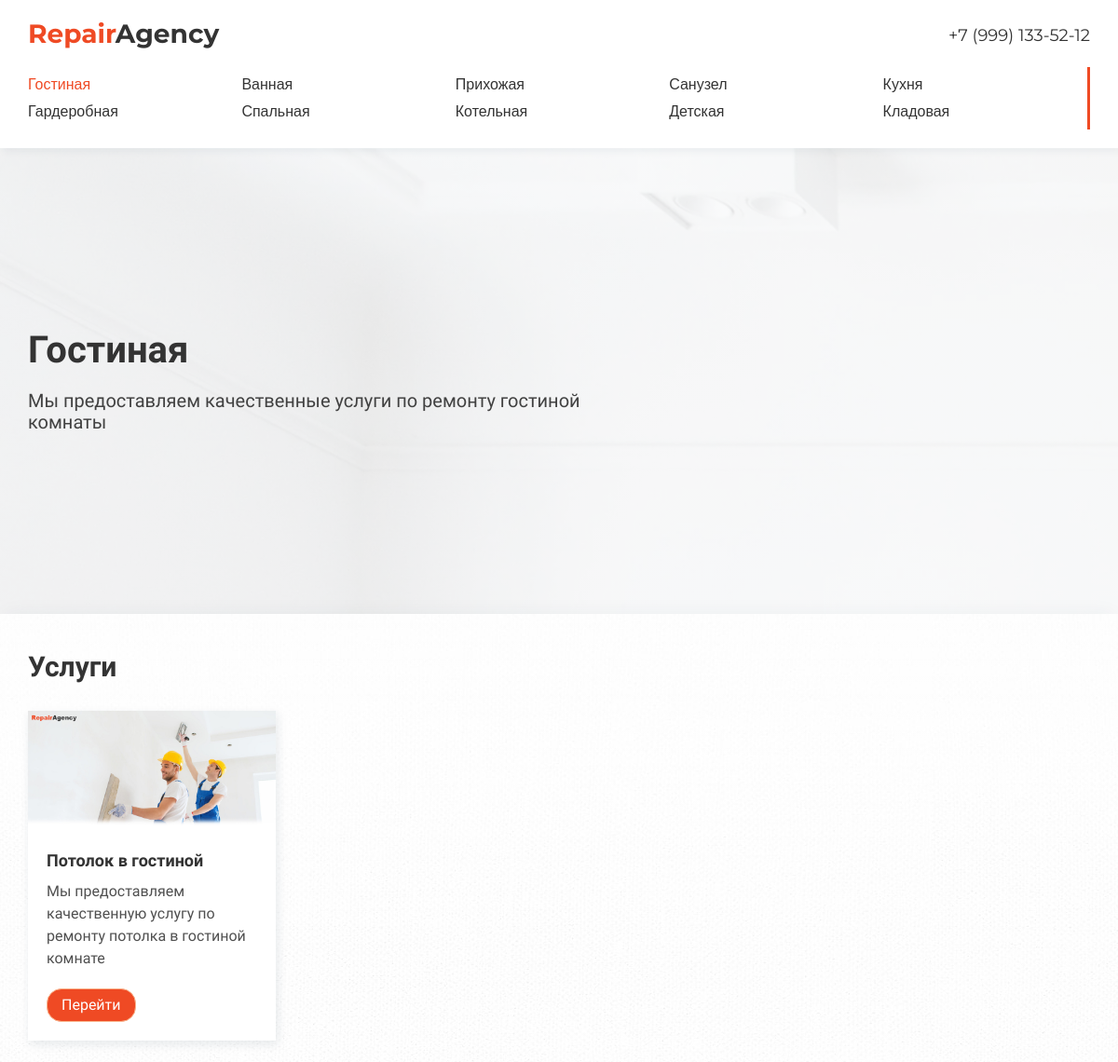
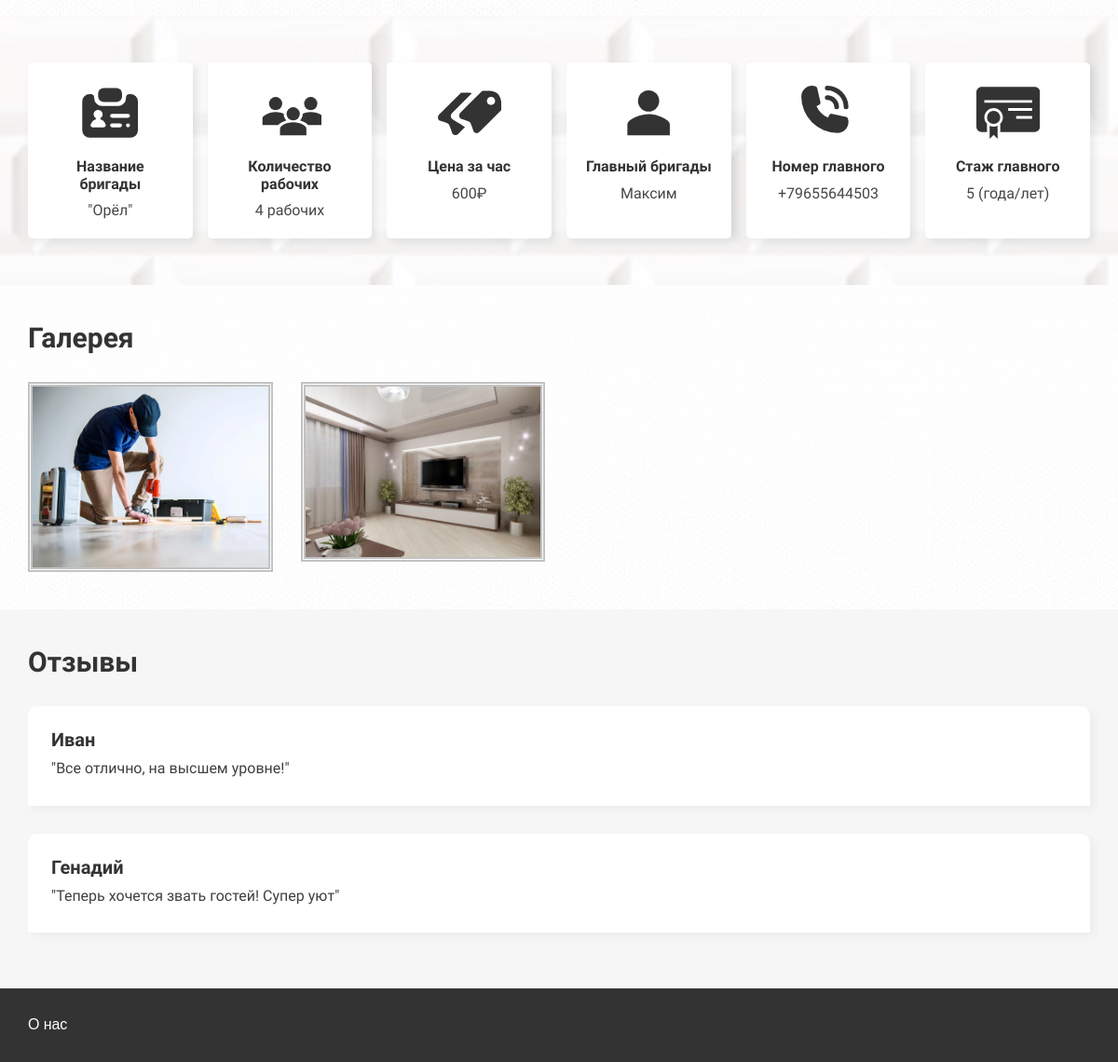
Page /gostinaya/ on the committed database (2 pictures, top to bottom).
### repair/models.py (models this page shows, shortened)
class Category(models.Model):
    name = models.CharField(max_length=100, db_index=True, verbose_name="Название")
    slug = models.SlugField(max_length=255, unique=True, db_index=True, verbose_name="URL")
    descr = models.TextField(blank=True, verbose_name="Описание")
    img = models.ImageField(upload_to="photos/caregories", verbose_name="Фото")
    brigade = models.ForeignKey('Brigade', on_delete=models.PROTECT, verbose_name="Бригада")
    def get_absolute_url(self):
        return reverse('category', kwargs={'cat_slug': self.slug})
    class Meta:
        verbose_name = 'Категория'
        verbose_name_plural = 'Категории'
        ordering = ['id']

class Service(models.Model):
    name = models.CharField(max_length=100, db_index=True, verbose_name="Название")
    slug = models.SlugField(max_length=255, unique=True, db_index=True, verbose_name="URL")
    descr = models.TextField(blank=True, verbose_name="Описание")
    img = models.ImageField(upload_to="photos/services/", verbose_name="Фото")
    hours = models.IntegerField(verbose_name="Часы Работы")
    price = models.IntegerField(verbose_name="Цена")
    category = models.ForeignKey('Category', on_delete=models.PROTECT, verbose_name="Категория")
    class Meta:
        verbose_name = 'Услуга'
        verbose_name_plural = 'Услуга'
        ordering = ['id']

class Brigade(models.Model):
    name = models.CharField(max_length=100, db_index=True, verbose_name="Название")
    worker_count = models.IntegerField(verbose_name="Количество рабочих")
    hour_price = models.IntegerField(verbose_name="Цена за час")
    chief = models.ForeignKey('Chief', on_delete=models.PROTECT, verbose_name="Главный")
    class Meta:
        verbose_name = 'Бригада'
        verbose_name_plural = 'Бригада'
        ordering = ['id']

class Chief(models.Model):
    name = models.CharField(max_length=100, db_index=True, verbose_name="Имя")
    number = models.CharField(max_length=100, verbose_name="Номер")
    experience = models.IntegerField(verbose_name="Стаж")
    class Meta:
        verbose_name = 'Главный'
        verbose_name_plural = 'Главный'
        ordering = ['id']

class Portfolio(models.Model):
    img = models.ImageField(upload_to="photos/portfolio/", verbose_name="Фото")
    category = models.ForeignKey('Category', on_delete=models.PROTECT, verbose_name="Категория")
    class Meta:
        verbose_name = 'Портфолио'
        verbose_name_plural = 'Портфолио'
        ordering = ['id']

class Feedback(models.Model):
    name = models.CharField(max_length=100, db_index=True, verbose_name="Имя")
    text = models.TextField(blank=True, verbose_name="Отзыв")
    category = models.ForeignKey('Category', on_delete=models.PROTECT, verbose_name="Категория")
    class Meta:
        verbose_name = 'Отзывы'
        verbose_name_plural = 'Отзывы'
        ordering = ['id']

### repair/views.py (the view)
# urls.py: path('<slug:cat_slug>/', show_category, name='category'),
def show_category(request, cat_slug):
    categories = Category.objects.all()
    category = categories.filter(slug = cat_slug).last()
    category_title = category.name
    category_descr = category.descr
    category_id = category.pk
    category_brigade = category.brigade_id
    services = Service.objects.filter(id = category_brigade)
    brigade = Brigade.objects.all().filter(id = category_id).last()
    brigade_title = brigade.name
    brigade_count = brigade.worker_count
    brigade_price = brigade.hour_price
    brigade_chief = brigade.chief_id
    chief = Chief.objects.all().filter(id = brigade_chief).last()
    chief_name = chief.name
    chief_number = chief.number
    chief_experience = chief.experience
    portfolioImgs = Portfolio.objects.all().filter(category = category_id)
    feedbacks = Feedback.objects.all().filter(category = category_id)
    return render(request, 'repair/category.html', {
        'categories': categories,
        'category': category,
        'category_title': category_title,
        'category_descr': category_descr,
        'services': services,
        'brigade_title': brigade_title,
        'brigade_count': brigade_count,
        'brigade_price': brigade_price,
        'chief_name': chief_name,
        'chief_number': chief_number,
        'chief_experience': chief_experience,
        'portfolioImgs': portfolioImgs,
        'feedbacks' : feedbacks,
    })

### repair/templates/repair/category.html (shortened to what this page needs)
{% extends 'repair/base.html' %}
{% block promo_content %}
    <div class="promo__content">
        <h1 class="title">{{ category_title }}</h1>
        <p class="subtitle">{{ category_descr }}</p>
    </div>
{% endblock %}
{% block categories_section %}
    <section class="categories">
        <div class="container categories__container">
            <h2 class="title--md">Услуги</h2>
            <ul class="categories__list">
                {% for serv in services %}
                <li class="card categories__list-item">
                        <img src="{{ serv.img.url }}" alt="услуга" class="card__img card__categories__item-img">
                        <div class="card__content-wrapper">
                            <p class="card__title categories__item-title">{{ serv.name }}</p>
                            <p class="card__descr categories__item-descr">{{ serv.descr }}</p>
                            <a class="btn card__btn" href="{{ category.get_absolute_url}}{{serv.slug}}">Перейти</a>
                        </div>
                </li>
                {% endfor %}
            </ul>
        </div>
    </section>
{% endblock %}
{% block brigade_section %}
    <section class="brigade">
        <div class="container">
            <div class="brigade__info">
                <div class="brigade__item">
                    <p class="brigade__title">
                        Название бригады
                    </p>
                    <p class="brigade__data">
                        "{{ brigade_title }}"
                    </p>
                </div>
                <div class="brigade__item">
                    <p class="brigade__title">
                        Количество рабочих
                    </p>
                    <p class="brigade__data">
                        {{ brigade_count }} рабочих
                    </p>
                </div>
                <div class="brigade__item">
                    <p class="brigade__title">
                        Цена за час
                    </p>
                    <p class="brigade__data">
                        {{ brigade_price }}₽
                    </p>
                </div>
                <div class="brigade__item">
                    <p class="brigade__title">
                        Главный бригады
                    </p>
                    <p class="brigade__data">
                        {{ chief_name }}
                    </p>
                </div>
                <div class="brigade__item">
                    <p class="brigade__title">
                        Номер главного
                    </p>
                    <a href="tel:+{{chief_number}}" class="brigade__data">
                        +{{ chief_number }}
                    </a>
                </div>
                <div class="brigade__item">
                    <p class="brigade__title">
                        Стаж главного
                    </p>
                    <p class="brigade__data">
                        {{ chief_experience }} (года/лет)
                    </p>
                </div>
            </div>
        </div>
    </section>
{% endblock %}
{% block gallery_section %}
    <section class="gallery">
        <div class="container">
            <h2 class="title--md">Галерея</h2>
            <div class="gallery__wrapper">
                {% for imgItem in portfolioImgs %}
                    <img class="gallery__img" src="{{ imgItem.img.url }}" alt="портфолио">
                {% endfor %}
            </div>
        </div>
    </section>
{% endblock %}
{% block feedbacks_section %}
    <section class="feedbacks">
        <div class="container">
            <h2 class="title--md">Отзывы</h2>
            <div class="feedbacks__wrapper">
                {% for feedback in feedbacks %}
                    <div class="feedbacks__item">
                        <span class="feedbacks__name">{{ feedback.name }}</span>
                        <p class="feedbacks__paragraph">"{{ feedback.text }}"</p>
                    </div>
                {% endfor %}
            </div>
        </div>
    </section>
{% endblock %}

### repair/templates/repair/base.html (shortened to what this page needs)
{% load static %}
<!DOCTYPE html>
<html lang="ru">
<head>
    <link rel="stylesheet" href="https://cdnjs.cloudflare.com/ajax/libs/normalize/8.0.1/normalize.min.css">
    <link type="text/css" href="{% static 'repair/css/main.css' %}" rel="stylesheet" />
</head>
<body>
    <header class="header">
        <div class="container header__container">
            <div class="header__top">
                <a href="{% url 'home' %}">
                    <div class="header__name">
                        <span>Repair</span>Agency
                    </div>
                </a>
                <a href="tel:+79991335212" class="header__number">
                    +7 (999) 133-52-12
                </a>
            </div>
            <div class="header__bottom">
                <nav class="header__nav">
                    <ul class="header__list">
                        {% for cat in categories %}
                            {% if cat.name == category_title %}
                            <li class="header__list-item">
                                <a class="header__list-link header__list-link--active" href="{{ cat.get_absolute_url }}">
                                    {{cat.name}}
                                </a>
                            </li>
                            {% else %}
                            <li class="header__list-item">
                                <a class="header__list-link" href="{{ cat.get_absolute_url }}">
                                    {{cat.name}}
                                </a>
                            </li>
                            {% endif %}
                        {% endfor %}
                    </ul>
                </nav>
            </div>
        </div>
    </header>
    <main>
        <section class="promo">
            <div class="promo__inner">
                <div class="container promo__container">
                    {% block promo_content %}
                    {% endblock %}
                </div>
            </div>
        </section>
        {% block categories_section %}
        {% endblock %}
        {% block brigade_section %}
        {% endblock %}
        {% block gallery_section %}
        {% endblock %}
        {% block feedbacks_section %}
        {% endblock %}
    </main>
    <footer class="footer">
        <div class="container">
            <div class="footer__about">
                <a class="footer__link" href="{% url 'about' %}">
                    О нас
                </a>
            </div>
        </div>
    </footer>
</body>
</html>

### repair/static/repair/css/main.css (style rules this page uses)
* { margin: 0; padding: 0; }
h1, h2, h3 { margin: 0; }
a { text-decoration: none; }
ul { list-style-type: none; }
.container { margin: 0 auto; }
@media (min-width: 576px) { .container { max-width: 540px; } }
@media (min-width: 768px) { .container { max-width: 720px; } }
@media (min-width: 992px) { .container { max-width: 960px; } }
@media (min-width: 1200px) { .container { max-width: 1140px; } }
.btn { background: #ef4a24; color: white; border-radius: 16px; border: 1px solid rgb(249, 180, 140); padding: 8px 15px; display: inline-block; transition: 0.2s background; }
.title { font-size: 40px; }
.title--md { font-size: 30px; }
.subtitle { font-size: 20px; color: rgb(65, 65, 65); margin-top: 20px; width: 600px; }
.card { box-shadow: 2px 4px 10px 0px rgba(34, 60, 80, 0.1); background: white; }
.card__img { width: 100%; }
.card__content-wrapper { padding: 20px; }
.card__title { font-size: 18px; font-weight: 900; color: #333; }
.card__descr { margin-top: 10px; color: rgb(80, 80, 80); line-height: 1.5; }
.card__btn { margin-top: 20px; }
* { box-sizing: border-box; }
html { font-family: "Comfortaa"; color: #333; }
.header { padding: 20px 0; font-family: "Montserrat", sans-serif; box-shadow: 4px 4px 8px 0px rgba(34, 60, 80, 0.05); position: relative; z-index: 9; }
.header__top { display: flex; flex-direction: row; justify-content: space-between; align-items: center; }
.header__name { font-size: 28px; font-weight: 700; color: #333; }
.header__name span { color: #ef4a24; }
.header__number { font-size: 18px; transform: translateY(2px); color: #333; }
.header__bottom { margin-top: 20px; border-right: 3px solid #ef4a24; }
.header__list { padding: 10px 0; display: grid; grid-template-columns: repeat(5, 1fr); gap: 10px; }
.header__list-item { font-size: 16px; }
.header__list-link { color: #333; transition: 0.2s; }
.header__list-link--active { color: #ef4a24; }
.promo__inner { height: 500px; padding: 100px 0; background: linear-gradient(rgba(255, 255, 255, 0.8), rgba(255, 255, 255, 0.8)), url("./../images/bg.webp"); background-repeat: no-repeat; background-size: cover; background-attachment: fixed; }
.promo__container { height: 100%; display: flex; flex-direction: column; justify-content: center; align-items: flex-start; justify-self: flex-start; align-self: flex-start; }
.categories { box-shadow: 0px -5px 20px -5px rgba(34, 60, 80, 0.05); padding: 40px 0 40px 0; background: linear-gradient(rgba(255, 255, 255, 0.73), rgba(255, 255, 255, 0.83)), url("./../images/bg1.jpg"); }
.categories__list { margin-top: 30px; display: grid; column-gap: 25px; row-gap: 35px; grid-template-columns: repeat(4, 1fr); }
.brigade { position: relative; z-index: 2; padding: 50px 0; background: linear-gradient(rgba(255, 255, 255, 0.55), rgba(255, 255, 255, 0.55)), url("./../images/stone.webp"); }
.brigade__info { display: grid; gap: 16px; grid-template-columns: repeat(6, 1fr); }
.brigade__item { box-shadow: 4px 4px 8px 0px rgba(34, 60, 80, 0.1); padding: 20px; background: white; border-radius: 5px; text-align: center; display: flex; flex-direction: column; justify-content: flex-start; align-items: center; }
.brigade svg { width: 50%; fill: #333; }
.brigade__title { font-weight: 700; margin-top: 15px; }
.brigade__data { color: rgb(71, 71, 71); margin-top: 10px; }
.gallery { background: linear-gradient(rgba(255, 255, 255, 0.73), rgba(255, 255, 255, 0.83)), url("./../images/bg1.jpg"); padding: 40px 0; }
.gallery__wrapper { margin-top: 30px; display: grid; gap: 30px; grid-template-columns: repeat(4, 1fr); }
.gallery__img { width: 100%; border: 5px double rgba(136, 136, 136, 0.507); }
.feedbacks { background: rgb(246, 246, 246); padding: 40px 0 60px 0; }
.feedbacks__wrapper { margin-top: 30px; display: grid; gap: 30px; grid-template-columns: 1fr; }
.feedbacks__item { background: white; padding: 25px 25px 30px 25px; border-radius: 10px 10px 0 0; box-shadow: 4px 4px 8px 0px rgba(34, 60, 80, 0.05); }
.feedbacks__name { font-size: 20px; font-weight: 600; }
.feedbacks__paragraph { margin-top: 10px; font-size: 16px; color: rgb(63, 63, 63); }
.footer { background: #333; padding: 30px 0; font-family: "Montserrat", sans-serif; }
.footer__link { color: white; transition: 0.2s color; }

### rows in the picture
Category: name "Гостиная", descr "Мы предоставляем качественные услуги по ремонту гостиной комнаты"
Category: name "Ванная"
Category: name "Прихожая"
Category: name "Санузел"
Category: name "Кухня"
Category: name "Гардеробная"
Category: name "Спальная"
Category: name "Котельная"
Category: name "Детская"
Category: name "Кладовая"
Service: img (picture), name "Потолок в гостиной", descr "Мы предоставляем качественную услугу по ремонту потолка в гостиной комнате"
Brigade: name "Орёл"
Chief: name "Максим", number "79655644503"
Portfolio: img (picture)
Portfolio: img (picture)
Feedback: name "Иван", text "Все отлично, на высшем уровне!"
Feedback: name "Генадий", text "Теперь хочется звать гостей! Супер уют"

### other values in the picture
{{ brigade_count }} "4"
{{ brigade_price }} "600"
{{ chief_experience }} "5"
